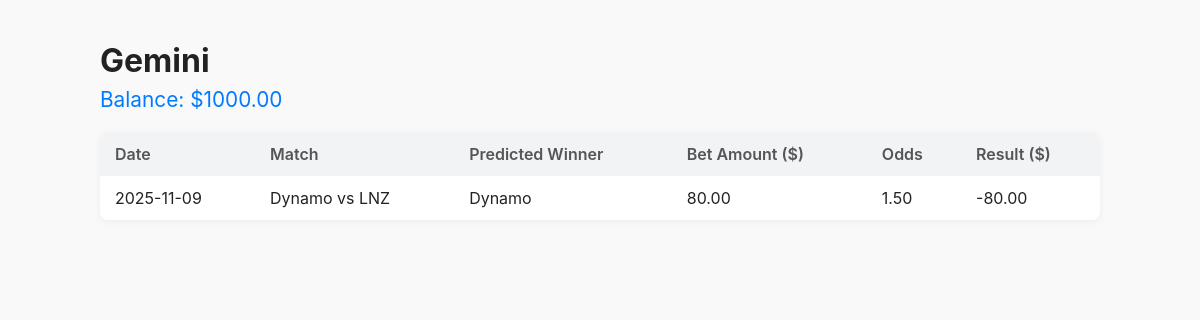
The app's page /model/2/, older data.
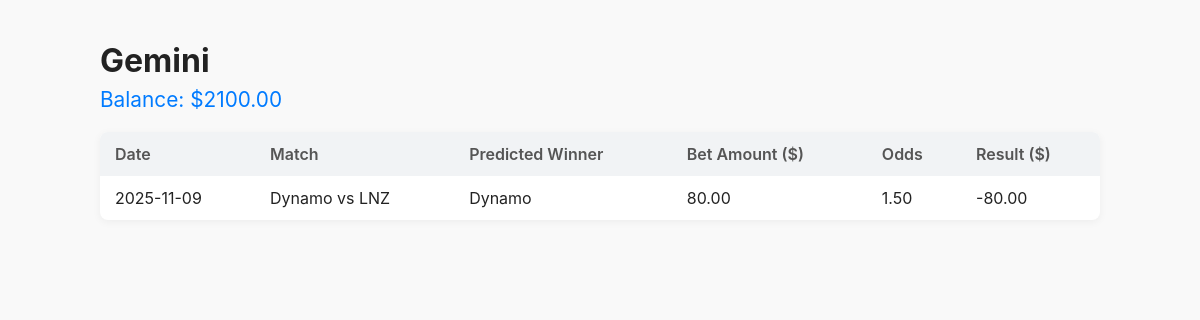
The same page, newer data.
### core/models.py (models this page shows, shortened)
class ModelAI(models.Model):
    name = models.CharField(max_length=100, unique=True)
    balance = models.FloatField(default=1000.0)

### core/views.py (the view)
# urls.py: path('model/<int:model_id>/', views.model_detail, name='model_detail'),
def model_detail(request, model_id):
    model = get_object_or_404(ModelAI, id=model_id)
    predictions = model.predictions.select_related('match').order_by('-match__date')
    return render(request, 'core/model_detail.html', {
        'model': model,
        'predictions': predictions,
    })

### core/templates/core/model_detail.html (shortened to what this page needs)
<!DOCTYPE html>
<html lang="en">
<head>
</head>
<body>
  <div class="container">
    <h1>{{ model.name }}</h1>
    <div class="balance">Balance: ${{ model.balance|floatformat:2 }}</div>
    <table>
      <thead>
        <tr>
          <th>Date</th>
          <th>Match</th>
          <th>Predicted Winner</th>
          <th>Bet Amount ($)</th>
          <th>Odds</th>
          <th>Result ($)</th>
        </tr>
      </thead>
      <tbody>
        {% for p in predictions %}
        <tr>
          <td>{{ p.match.date|date:"Y-m-d" }}</td>
          <td>{{ p.match.participant_1 }} vs {{ p.match.participant_2 }}</td>
          <td>{{ p.predicted_winner }}</td>
          <td>{{ p.bet_amount|floatformat:2 }}</td>
          <td>{{ p.odds|floatformat:2 }}</td>
          <td>
            {% if p.result is not None %}
              {{ p.result|floatformat:2 }}
            {% else %}
              -
            {% endif %}
          </td>
        </tr>
        {% empty %}
        <tr>
          <td colspan="6" class="no-data">No predictions yet</td>
        </tr>
        {% endfor %}
      </tbody>
    </table>
  </div>
</body>
</html>

Row changes from the older to the newer data that the page shows:
changed ModelAI "Gemini": balance "1000.00" → "2100.00"
